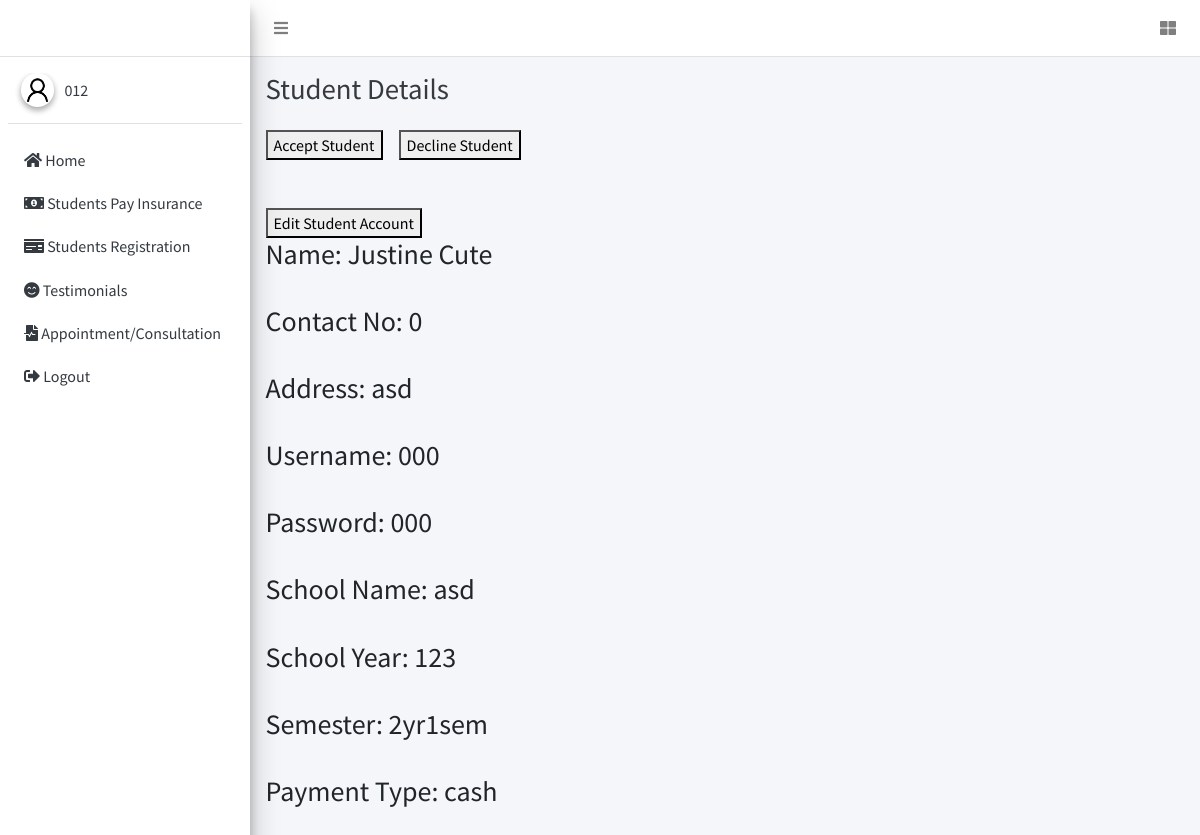
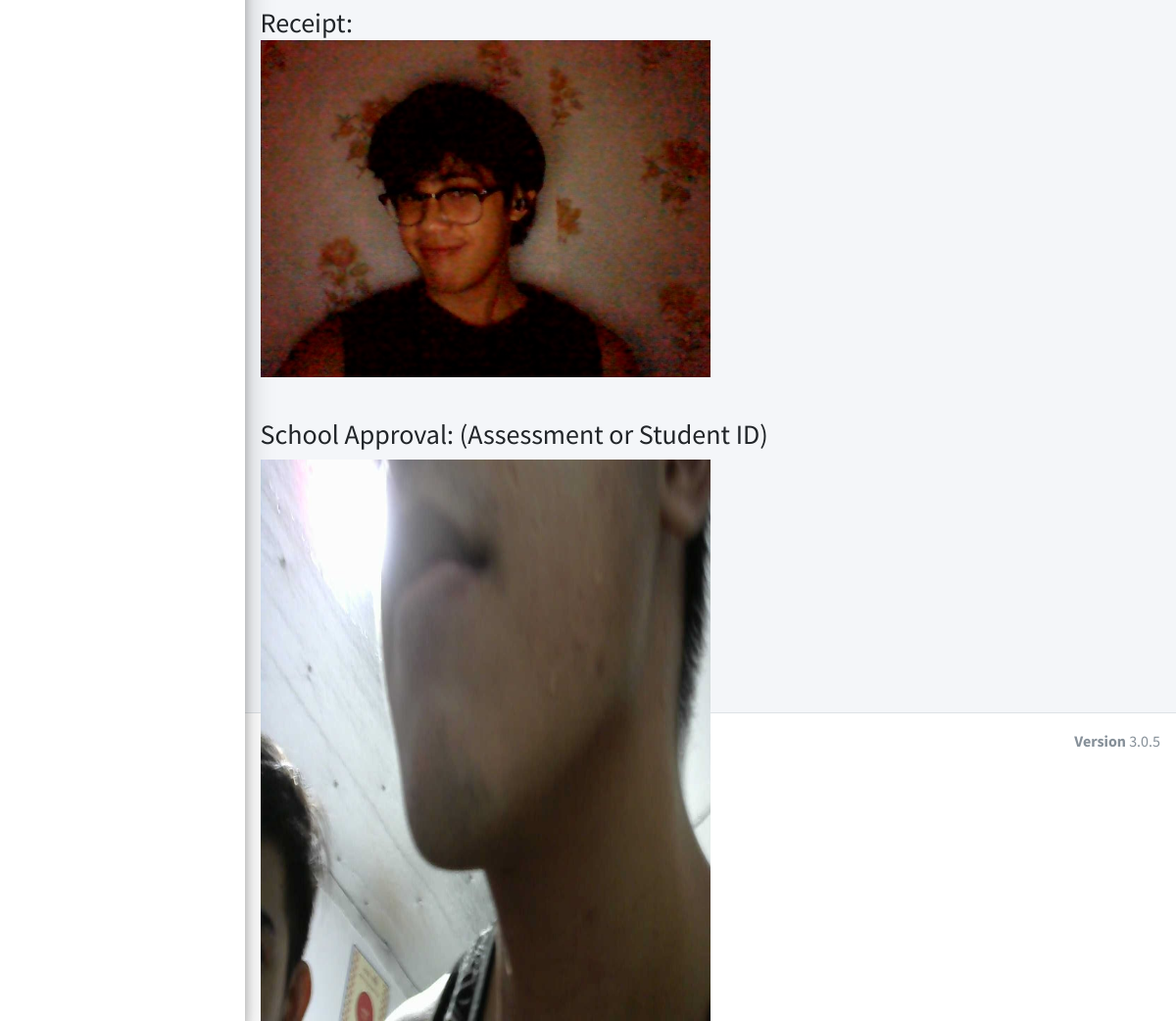
The app's page /adminDetails.php?ID=26 (signed in) with its own data (2 pictures, top to bottom).
### tables this page shows
CREATE TABLE `tbl_user` (
  `id` int(11) NOT NULL,
  `name` varchar(255) NOT NULL,
  `username` varchar(255) NOT NULL,
  `school` varchar(255) NOT NULL,
  `schoolyear` varchar(255) NOT NULL,
  `semester` varchar(255) NOT NULL,
  `receipt` varchar(255) NOT NULL,
  `paymentType` varchar(255) NOT NULL,
  `password` varchar(255) NOT NULL,
  `contact` bigint(255) NOT NULL,
  `address` text NOT NULL,
  `image` varchar(255) NOT NULL,
  `access` varchar(255) NOT NULL,
  `status` varchar(255) NOT NULL
);

### adminDetails.php (the view, shortened to what this page needs)
<?php
    $con = connection();
    $id = $_GET['ID'];
    $sql = "select * from tbl_user where id = $id";
    $user = $con->query($sql) or die($con->error);
    $row = $user->fetch_array();
?>
<!DOCTYPE html>
<html>
<head>
<link rel="stylesheet" href="plugins/fontawesome-free/css/all.min.css">
<link rel="stylesheet" href="https://code.ionicframework.com/ionicons/2.0.1/css/ionicons.min.css">
<link rel="stylesheet" href="plugins/tempusdominus-bootstrap-4/css/tempusdominus-bootstrap-4.min.css">
<link rel="stylesheet" href="plugins/icheck-bootstrap/icheck-bootstrap.min.css">
<link rel="stylesheet" href="plugins/jqvmap/jqvmap.min.css">
<link rel="stylesheet" href="dist/css/adminlte.min.css">
<link rel="stylesheet" href="plugins/overlayScrollbars/css/OverlayScrollbars.min.css">
<link rel="stylesheet" href="plugins/daterangepicker/daterangepicker.css">
<link rel="stylesheet" href="plugins/summernote/summernote-bs4.css">
</head>
<body class="hold-transition sidebar-mini layout-fixed">
<div class="wrapper">
<nav class="main-header navbar navbar-expand navbar-white navbar-light">
<ul class="navbar-nav">
  <li class="nav-item">
    <a class="nav-link" data-widget="pushmenu" href="#" role="button"><i class="fas fa-bars"></i></a>
  </li>
</ul>
<ul class="navbar-nav ml-auto">
  <li class="nav-item">
    <a class="nav-link" data-widget="control-sidebar" data-slide="true" href="#" role="button">
      <i class="fas fa-th-large"></i>
    </a>
  </li>
</ul>
</nav>
<aside class="main-sidebar sidebar-light-primary elevation-4">
<a href="index3.html" class="brand-link">
  <span class="brand-text font-weight-light">&nbsp;</span>
</a>
<div class="sidebar">
  <div class="user-panel mt-3 pb-3 mb-3 d-flex">
    <div class="image">
    <img src="dist/img/user.png" class="img-circle elevation-2" alt="User Image">
    </div>
    <div class="info">
      <a href="#" class="d-block">
      <?php
          if(isset($_SESSION['UserLogin']))
          {
          echo $_SESSION['UserLogin'];
          }
          ?>
      </a>
    </div>
  </div>
  <nav class="mt-2">
        <ul class="nav nav-pills nav-sidebar flex-column" data-widget="treeview" role="menu" data-accordion="false">
          <li class="nav-item">
            <a href="admin.php" class="nav-link">
              <i class="fas fa-home"></i>
              <p>
              Home
              </p>
            </a>
          </li>
          <li class="nav-item">
            <a href="adminStudentPay.php" class="nav-link">
              <i class="fas fa-money-bill-alt"></i>
              <p>
              Students Pay Insurance
              </p>
            </a>
          </li>
          <li class="nav-item">
            <a href="adminStudentRegistration.php" class="nav-link">
              <i class="fas fa-money-check"></i>
              <p>
              Students Registration
              </p>
            </a>
          </li>
          <li class="nav-item">
            <a href="adminStudentPost.php" class="nav-link">
              <i class="fas fa-smile-beam"></i>
              <p>
                Testimonials
              </p>
            </a>
          </li>
          <li class="nav-item">
            <a href="adminConsultation.php" class="nav-link">
              <i class="fas fa-file-medical-alt"></i>
              <p>
                Appointment/Consultation
              </p>
            </a>
          </li>
          <li class="nav-item">
            <a href="logout.php" class="nav-link">
            <i class="fas fa-sign-out-alt"></i>
              <p>
                Logout
              </p>
            </a>
          </li>
        </ul>
      </nav>
</div>
</aside>
<div class="content-wrapper">
<div class="content-header">
  <div class="container-fluid">
    <div class="row mb-2">
      <div class="col-sm-6">
        <h1 class="m-0 text-dark">Student Details</h1>
      </div>
    </div>
  </div>
</div>
<section class="content">
  <div class="container-fluid">
    <div class="row">
      <div class="col-sm">
      <form action="" method="post">
        <button type="submit" name="accept">Accept Student</button>
        &nbsp &nbsp <button type="submit" name="decline">Decline Student</button><br><br>
          <input type="hidden" name="name" value="<?php echo $row['name'];?>" readonly> <br>
      </form>
        <form action="adminEdit.php?ID=<?php echo $row['id'];?>" method="post">
            <button type="submit" name="edit">Edit Student Account</button>
        </form>
    <h3>
    Name: <?php echo $row['name'];?><br><br>
    Contact No: <?php echo $row['contact'];?><br><br>
    Address: <?php echo $row['address'];?><br><br>
    Username: <?php echo $row['username'];?><br><br>
    Password: <?php echo $row['password'];?><br><br>
    School Name: <?php echo $row['school'];?><br><br>
    School Year: <?php echo $row['schoolyear'];?><br><br>
    Semester: <?php echo $row['semester'];?><br><br>
    Payment Type: <?php echo $row['paymentType'];?><br><br>
    Receipt: <br><?php echo "<img src='".$row['receipt']."' height='40%' width='50%'>"?><br><br>
    </h3>
    <h3>School Approval: (Assessment or Student ID)</h3>
    <?php echo "<img src='".$row['image']."' height='40%' width='50%'>"?>
      </div>
    </div>
  </div>
</section>
</div>
<footer class="main-footer">
<strong>Copyright &copy; 2014-2019 <a href="http://adminlte.io">AdminLTE.io</a>.</strong>
<div class="float-right d-none d-sm-inline-block">
  <b>Version</b> 3.0.5
</div>
</footer>
</div>
</body>
</html>

### records on screen
tbl_user: name "Justine Cute", contact "0", address "asd", username "000", password "000", school "asd", schoolyear "123", semester "2yr1sem", paymentType "cash", receipt (picture), image (picture)

### other values on screen
$_SESSION['UserLogin'] "012"
